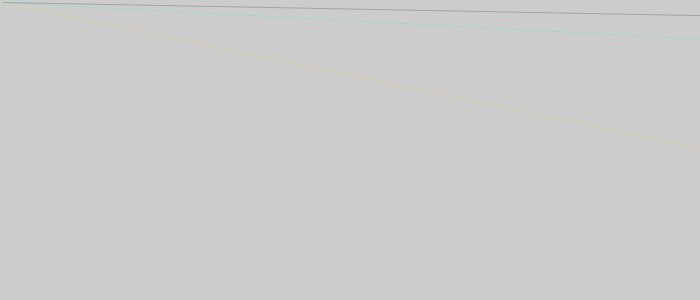
Frame 1 (no input)
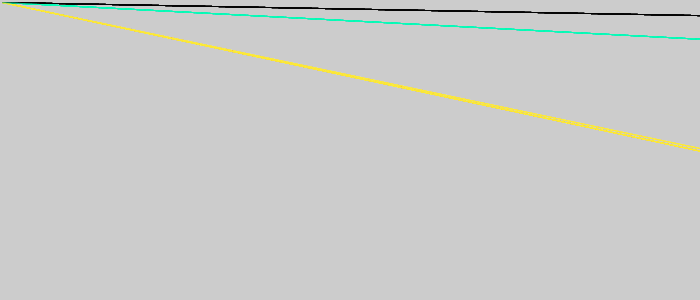
Frame 60 (the mouse pressed at the canvas centre just before this capture)
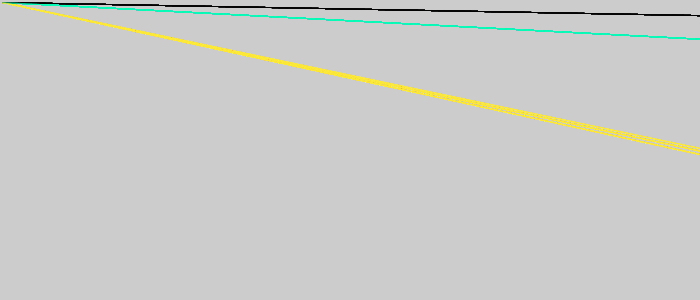
Frame 120 (the mouse held since frame 60 and released just before this capture)

The Processing sketch that drew these frames (run headless with seeded random() and noise(); from frame 60 on, the mouse is pressed at the canvas centre):

// Processing sketch: processing_119604
// ── processing_119604.pde

void setup() {
  size(700, 300);
  smooth();
}

void draw() {


  int sec = second();
  int min = minute();
  int ho = hour();
  float secMap = map(sec, 0, 59, 0, 200);
  float minMap = map(min, 0, 59, 0, 200);
  float hoMap = map(ho, 0, 23, 0, 200);

  stroke(0, 0, 0, 50);
  line(2, 2, 800, hoMap); //hours
  
  stroke(3, 255, 177, 50);
  line(2, 2, 800, minMap); //minutes

  stroke(255, 235, 53, 50);
  line(2, 2, 800, secMap); //seconds

}
